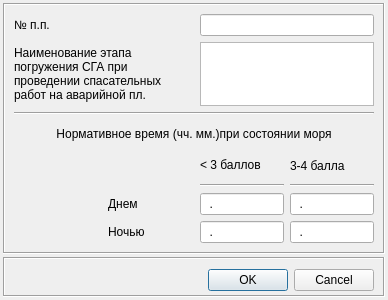
<?xml version="1.0" encoding="UTF-8"?>
<ui version="4.0">
 <class>EditTemplateString2</class>
 <widget class="QDialog" name="EditTemplateString2">
  <property name="geometry">
   <rect>
    <x>0</x>
    <y>0</y>
    <width>388</width>
    <height>300</height>
   </rect>
  </property>
  <property name="minimumSize">
   <size>
    <width>388</width>
    <height>300</height>
   </size>
  </property>
  <property name="maximumSize">
   <size>
    <width>500</width>
    <height>450</height>
   </size>
  </property>
  <property name="windowTitle">
   <string>Добавление записи в шаблон</string>
  </property>
  <property name="windowIcon">
   <iconset resource="../progicons.qrc">
    <normaloff>:/new/windowheader/src/icons/myicons/spts.ico</normaloff>:/new/windowheader/src/icons/myicons/spts.ico</iconset>
  </property>
  <layout class="QGridLayout" name="gridLayout">
   <property name="margin">
    <number>3</number>
   </property>
   <property name="spacing">
    <number>3</number>
   </property>
   <item row="0" column="0">
    <widget class="QFrame" name="frame">
     <property name="frameShape">
      <enum>QFrame::Box</enum>
     </property>
     <property name="frameShadow">
      <enum>QFrame::Sunken</enum>
     </property>
     <layout class="QGridLayout" name="gridLayout_3">
      <item row="0" column="0">
       <widget class="QLabel" name="label">
        <property name="text">
         <string>№ п.п.</string>
        </property>
       </widget>
      </item>
      <item row="0" column="2" colspan="2">
       <widget class="QLineEdit" name="lineEdit"/>
      </item>
      <item row="1" column="0" colspan="2">
       <widget class="QLabel" name="label_2">
        <property name="text">
         <string>Наименование этапа погружения СГА при проведении спасательных работ на аварийной пл.</string>
        </property>
        <property name="wordWrap">
         <bool>true</bool>
        </property>
       </widget>
      </item>
      <item row="1" column="2" colspan="2">
       <widget class="QTextEdit" name="textEdit">
        <property name="maximumSize">
         <size>
          <width>16777215</width>
          <height>64</height>
         </size>
        </property>
       </widget>
      </item>
      <item row="2" column="0" colspan="4">
       <layout class="QVBoxLayout" name="verticalLayout_3">
        <item>
         <widget class="Line" name="line_3">
          <property name="orientation">
           <enum>Qt::Horizontal</enum>
          </property>
         </widget>
        </item>
        <item>
         <widget class="QLabel" name="label_3">
          <property name="text">
           <string>Нормативное время (чч. мм.)при состоянии моря</string>
          </property>
          <property name="alignment">
           <set>Qt::AlignCenter</set>
          </property>
          <property name="wordWrap">
           <bool>true</bool>
          </property>
         </widget>
        </item>
       </layout>
      </item>
      <item row="3" column="2">
       <layout class="QVBoxLayout" name="verticalLayout">
        <item>
         <widget class="QLabel" name="label_4">
          <property name="text">
           <string>&lt; 3 баллов</string>
          </property>
         </widget>
        </item>
        <item>
         <widget class="Line" name="line_2">
          <property name="orientation">
           <enum>Qt::Horizontal</enum>
          </property>
         </widget>
        </item>
       </layout>
      </item>
      <item row="3" column="3">
       <layout class="QVBoxLayout" name="verticalLayout_2">
        <item>
         <widget class="QLabel" name="label_5">
          <property name="text">
           <string>3-4 балла</string>
          </property>
         </widget>
        </item>
        <item>
         <widget class="Line" name="line_4">
          <property name="orientation">
           <enum>Qt::Horizontal</enum>
          </property>
         </widget>
        </item>
       </layout>
      </item>
      <item row="4" column="1">
       <widget class="QLabel" name="label_6">
        <property name="text">
         <string>Днем</string>
        </property>
       </widget>
      </item>
      <item row="4" column="2">
       <widget class="QLineEdit" name="lineEdit_2">
        <property name="inputMask">
         <string>99.99; </string>
        </property>
        <property name="text">
         <string>.</string>
        </property>
       </widget>
      </item>
      <item row="4" column="3">
       <widget class="QLineEdit" name="lineEdit_4">
        <property name="inputMask">
         <string>99.99; </string>
        </property>
       </widget>
      </item>
      <item row="5" column="1">
       <widget class="QLabel" name="label_7">
        <property name="text">
         <string>Ночью</string>
        </property>
       </widget>
      </item>
      <item row="5" column="2">
       <widget class="QLineEdit" name="lineEdit_3">
        <property name="inputMask">
         <string>99.99; </string>
        </property>
       </widget>
      </item>
      <item row="5" column="3">
       <widget class="QLineEdit" name="lineEdit_5">
        <property name="inputMask">
         <string>99.99; </string>
        </property>
       </widget>
      </item>
     </layout>
    </widget>
   </item>
   <item row="1" column="0">
    <widget class="QFrame" name="frame_2">
     <property name="minimumSize">
      <size>
       <width>0</width>
       <height>40</height>
      </size>
     </property>
     <property name="maximumSize">
      <size>
       <width>16777215</width>
       <height>40</height>
      </size>
     </property>
     <property name="frameShape">
      <enum>QFrame::Box</enum>
     </property>
     <property name="frameShadow">
      <enum>QFrame::Sunken</enum>
     </property>
     <layout class="QGridLayout" name="gridLayout_2">
      <item row="0" column="0">
       <spacer name="horizontalSpacer">
        <property name="orientation">
         <enum>Qt::Horizontal</enum>
        </property>
        <property name="sizeHint" stdset="0">
         <size>
          <width>175</width>
          <height>17</height>
         </size>
        </property>
       </spacer>
      </item>
      <item row="0" column="1">
       <widget class="QDialogButtonBox" name="buttonBox">
        <property name="minimumSize">
         <size>
          <width>0</width>
          <height>25</height>
         </size>
        </property>
        <property name="standardButtons">
         <set>QDialogButtonBox::Cancel|QDialogButtonBox::Ok</set>
        </property>
       </widget>
      </item>
     </layout>
    </widget>
   </item>
  </layout>
 </widget>
 <resources>
  <include location="../progicons.qrc"/>
 </resources>
 <connections/>
</ui>
